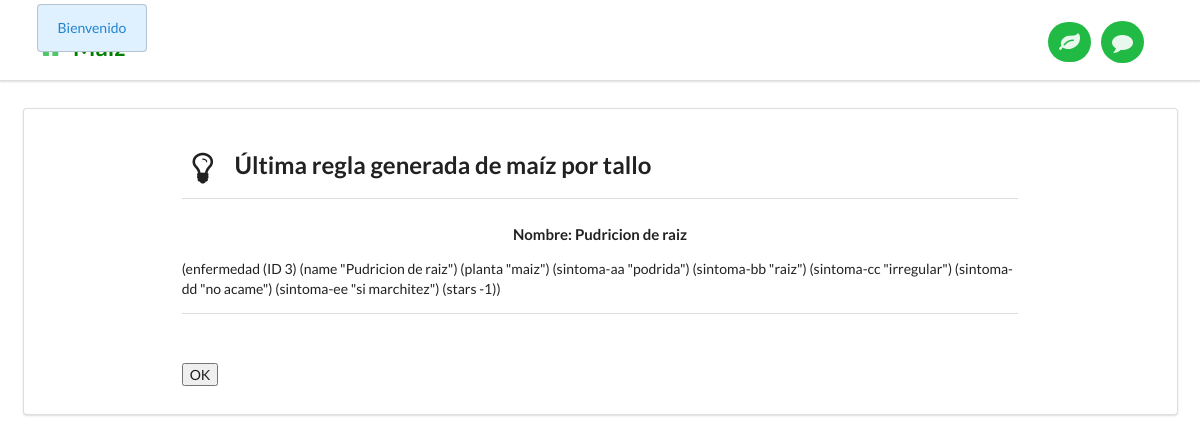
The page /escrituramara/ on the database its author committed.
### core/models.py (models this page shows, shortened)
class Enfermedadmara(models.Model):
    name = models.CharField(max_length=50)
    description = models.TextField()
    images = models.IntegerField()
    planta = models.CharField(max_length=50)
    sintomaAA = models.CharField(max_length=50)
    sintomaBB = models.CharField(max_length=50)
    sintomaCC = models.CharField(max_length=50)
    sintomaDD = models.CharField(max_length=50)
    sintomaEE = models.CharField(max_length=50)

### core/views.py (the view)
# urls.py: url(r'^escrituramara/$', views.escrituramaraPage, name='escrituramaraPage'),
@csrf_exempt
def escrituramaraPage(request):
    enfermedadmaramaiz = Enfermedadmara.objects.latest('id')
    return render(request, 'escrituramara.html', {'enfermedadmaramaiz':enfermedadmaramaiz})

### templates/escrituramara.html (shortened to what this page needs)
{% extends "base.html" %}
{% load staticfiles %}
{% block css-files %}
  <link rel="stylesheet" href="{% static "css/common.css" %}"/>
  <link rel="stylesheet" href="{% static "css/preferences.css" %}"/>
{% endblock %}
{% block content %}
<div id="outer-box" style="display:none;">
<div id="preference-box" class="ui existing segment container grid">
  <div class="two wide column"></div>
  <form method="post" id="form-escritura" class="ui form twelve wide column" action="{% url 'escrituramara' %}">
    <h2 class="ui header">
      <i class="lightbulb icon"></i>
      <div class="content">
        Última regla generada de maíz por tallo
      </div>
    </h2>
    <div class="ui divider"></div>
    <h4 id="supertitulo" class="ui center aligned header">Nombre: {{ enfermedadmaramaiz.name }} </h4>
    (enfermedad (ID {{ enfermedadmaramaiz.id }}) (name "{{ enfermedadmaramaiz.name }}") (planta "{{ enfermedadmaramaiz.planta }}") (sintoma-aa "{{ enfermedadmaramaiz.sintomaAA }}") (sintoma-bb "{{ enfermedadmaramaiz.sintomaBB }}") (sintoma-cc "{{ enfermedadmaramaiz.sintomaCC }}") (sintoma-dd "{{ enfermedadmaramaiz.sintomaDD }}") (sintoma-ee "{{ enfermedadmaramaiz.sintomaEE }}") (stars -1))
    <div class="ui divider"></div>
    <br>
    <div class="inline fields">
	<br>
        <input type="submit" value="OK" />
    </div>
  </form>
</div>
<div id="notification-box">
          <div id="the-cat-box">
          </div>
        </div>
</div>
{% endblock %}

### static/css/common.css (style rules this page uses)
body { padding-top: 74px; }
#notification-box { position: absolute; top:0px; }
#the-cat-box { float: left; height:73px; width: 180px; top:0px; overflow: hidden; }

### static/css/preferences.css (style rules this page uses)
#outer-box { position: fixed; overflow-y: scroll; width: 100%; height: 80%; z-index: 100; }

### rows shown on the page
Enfermedadmara: name "Pudricion de raiz", id "3", planta "maiz", sintomaAA "podrida", sintomaBB "raiz", sintomaCC "irregular", sintomaDD "no acame", sintomaEE "si marchitez"
